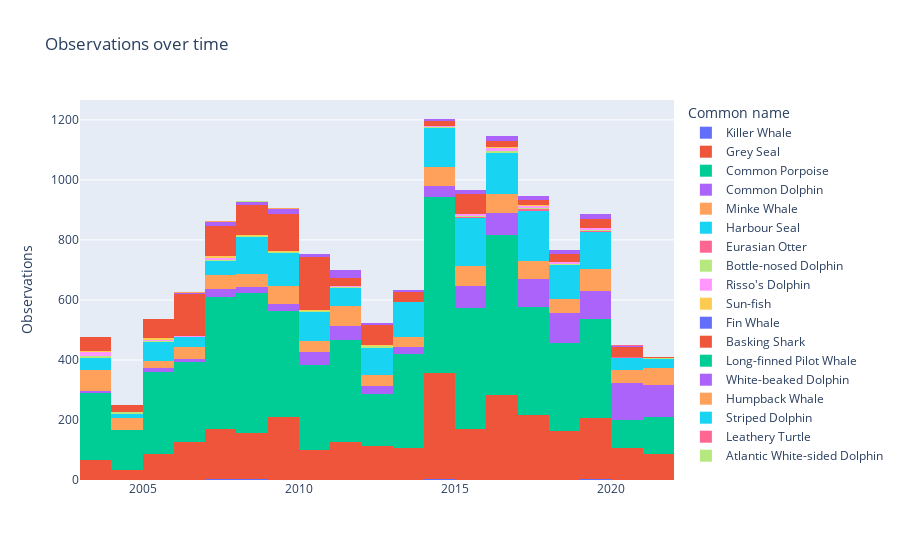

Notebook cell for this chart:
### Code cell
fig = px.histogram(dw, x='Date', nbins=20,text_auto=False, title="Observations over time", color='Common name')
fig.update_layout(yaxis_title='Observations', xaxis_title='')
fig.show()

### Figure 1 — Plotly figure (JSON) as saved in the notebook; plotly's stock layout.template omitted (floating-point values rounded to 4 significant figures; data arrays with more than 128 entries replaced by an {"elided": "..."} marker saying what was removed)
{"data": [{"alignmentgroup": "True", "bingroup": "x", "hovertemplate": "Common name=Killer Whale<br>Date=%{x}<br>count=%{y}<extra></extra>", "legendgroup": "Killer Whale", "marker": {"color": "#636efa", "pattern": {"shape": ""}}, "name": "Killer Whale", "nbinsx": 20, "offsetgroup": "Killer Whale", "orientation": "v", "showlegend": true, "type": "histogram", "x": ["2019-12-20T00:00:00", "2019-10-18T00:00:00", "2014-09-03T00:00:00", "2004-05-15T00:00:00", "2007-09-06T00:00:00", "2007-09-19T00:00:00", "2008-06-05T00:00:00", "2021-05-17T00:00:00", "2007-09-02T00:00:00", "2003-08-15T00:00:00", "2005-08-01T00:00:00", "2009-09-14T00:00:00", "2019-06-30T00:00:00", "2014-07-11T00:00:00", "2008-07-23T00:00:00", "2008-06-05T00:00:00", "2018-06-23T00:00:00", "2013-08-29T00:00:00", "2014-07-13T00:00:00", "2007-08-28T00:00:00", "2012-08-05T00:00:00"], "xaxis": "x", "yaxis": "y"}, {"alignmentgroup": "True", "bingroup": "x", "hovertemplate": "Common name=Grey Seal<br>Date=%{x}<br>count=%{y}<extra></extra>", "legendgroup": "Grey Seal", "marker": {"color": "#EF553B", "pattern": {"shape": ""}}, "name": "Grey Seal", "nbinsx": 20, "offsetgroup": "Grey Seal", "orientation": "v", "showlegend": true, "type": "histogram", "x": {"elided": "2860 str values"}, "xaxis": "x", "yaxis": "y"}, {"alignmentgroup": "True", "bingroup": "x", "hovertemplate": "Common name=Common Porpoise<br>Date=%{x}<br>count=%{y}<extra></extra>", "legendgroup": "Common Porpoise", "marker": {"color": "#00cc96", "pattern": {"shape": ""}}, "name": "Common Porpoise", "nbinsx": 20, "offsetgroup": "Common Porpoise", "orientation": "v", "showlegend": true, "type": "histogram", "x": {"elided": "5990 str values"}, "xaxis": "x", "yaxis": "y"}, {"alignmentgroup": "True", "bingroup": "x", "hovertemplate": "Common name=Common Dolphin<br>Date=%{x}<br>count=%{y}<extra></extra>", "legendgroup": "Common Dolphin", "marker": {"color": "#ab63fa", "pattern": {"shape": ""}}, "name": "Common Dolphin", "nbinsx": 20, "offsetgroup": "Common Dolphin", "orientation": "v", "showlegend": true, "type": "histogram", "x": {"elided": "934 str values"}, "xaxis": "x", "yaxis": "y"}, {"alignmentgroup": "True", "bingroup": "x", "hovertemplate": "Common name=Minke Whale<br>Date=%{x}<br>count=%{y}<extra></extra>", "legendgroup": "Minke Whale", "marker": {"color": "#FFA15A", "pattern": {"shape": ""}}, "name": "Minke Whale", "nbinsx": 20, "offsetgroup": "Minke Whale", "orientation": "v", "showlegend": true, "type": "histogram", "x": {"elided": "973 str values"}, "xaxis": "x", "yaxis": "y"}, {"alignmentgroup": "True", "bingroup": "x", "hovertemplate": "Common name=Harbour Seal<br>Date=%{x}<br>count=%{y}<extra></extra>", "legendgroup": "Harbour Seal", "marker": {"color": "#19d3f3", "pattern": {"shape": ""}}, "name": "Harbour Seal", "nbinsx": 20, "offsetgroup": "Harbour Seal", "orientation": "v", "showlegend": true, "type": "histogram", "x": {"elided": "1699 str values"}, "xaxis": "x", "yaxis": "y"}, {"alignmentgroup": "True", "bingroup": "x", "hovertemplate": "Common name=Eurasian Otter<br>Date=%{x}<br>count=%{y}<extra></extra>", "legendgroup": "Eurasian Otter", "marker": {"color": "#FF6692", "pattern": {"shape": ""}}, "name": "Eurasian Otter", "nbinsx": 20, "offsetgroup": "Eurasian Otter", "orientation": "v", "showlegend": true, "type": "histogram", "x": ["2020-02-25T00:00:00", "2017-04-03T00:00:00", "2016-10-13T00:00:00", "2015-09-11T00:00:00", "2017-06-18T00:00:00", "2017-07-03T00:00:00", "2017-05-29T00:00:00", "2015-09-10T00:00:00", "2015-08-25T00:00:00", "2019-09-09T00:00:00", "2017-09-25T00:00:00", "2017-08-16T00:00:00", "2015-07-09T00:00:00", "2016-07-19T00:00:00"], "xaxis": "x", "yaxis": "y"}, {"alignmentgroup": "True", "bingroup": "x", "hovertemplate": "Common name=Bottle-nosed Dolphin<br>Date=%{x}<br>count=%{y}<extra></extra>", "legendgroup": "Bottle-nosed Dolphin", "marker": {"color": "#B6E880", "pattern": {"shape": ""}}, "name": "Bottle-nosed Dolphin", "nbinsx": 20, "offsetgroup": "Bottle-nosed Dolphin", "orientation": "v", "showlegend": true, "type": "histogram", "x": ["2004-03-04T00:00:00", "2004-04-12T00:00:00", "2003-04-07T00:00:00", "2010-04-13T00:00:00", "2019-04-22T00:00:00", "2016-04-29T00:00:00", "2003-04-07T00:00:00", "2010-04-13T00:00:00", "2017-06-23T00:00:00", "2018-06-28T00:00:00", "2012-06-03T00:00:00", "2007-07-30T00:00:00", "2018-08-20T00:00:00", "2010-05-04T00:00:00", "2008-06-08T00:00:00", "2018-07-08T00:00:00", "2019-05-21T00:00:00", "2015-09-23T00:00:00", "2005-07-20T00:00:00", "2015-09-10T00:00:00", "2012-09-27T00:00:00", "2018-05-07T00:00:00", "2011-07-28T00:00:00", "2009-08-09T00:00:00", "2007-06-08T00:00:00", "2007-05-13T00:00:00", "2015-05-28T00:00:00", "2011-05-22T00:00:00", "2009-05-08T00:00:00", "2016-05-10T00:00:00", "2003-05-15T00:00:00", "2017-05-16T00:00:00", "2015-05-30T00:00:00", "2005-08-19T00:00:00", "2003-06-12T00:00:00", "2012-06-01T00:00:00", "2006-09-25T00:00:00", "2003-06-11T00:00:00", "2019-06-04T00:00:00", "2021-07-26T00:00:00", "2016-07-12T00:00:00", "2009-06-29T00:00:00", "2004-07-07T00:00:00", "2006-09-27T00:00:00", "2009-09-14T00:00:00", "2004-07-08T00:00:00", "2006-08-04T00:00:00", "2005-07-22T00:00:00", "2016-07-12T00:00:00", "2017-07-13T00:00:00", "2008-09-20T00:00:00", "2019-07-24T00:00:00", "2004-06-27T00:00:00", "2008-06-07T00:00:00", "2003-07-04T00:00:00", "2012-08-10T00:00:00", "2014-07-24T00:00:00", "2016-07-06T00:00:00", "2007-08-16T00:00:00", "2003-07-02T00:00:00", "2021-08-19T00:00:00", "2010-08-30T00:00:00", "2003-07-04T00:00:00", "2016-08-20T00:00:00", "2016-08-25T00:00:00"], "xaxis": "x", "yaxis": "y"}, {"alignmentgroup": "True", "bingroup": "x", "hovertemplate": "Common name=Risso's Dolphin<br>Date=%{x}<br>count=%{y}<extra></extra>", "legendgroup": "Risso's Dolphin", "marker": {"color": "#FF97FF", "pattern": {"shape": ""}}, "name": "Risso's Dolphin", "nbinsx": 20, "offsetgroup": "Risso's Dolphin", "orientation": "v", "showlegend": true, "type": "histogram", "x": ["2011-04-30T00:00:00", "2018-04-29T00:00:00", "2011-04-28T00:00:00", "2015-06-21T00:00:00", "2019-05-21T00:00:00", "2003-09-16T00:00:00", "2005-06-24T00:00:00", "2005-07-16T00:00:00", "2003-08-15T00:00:00", "2018-07-07T00:00:00", "2018-07-05T00:00:00", "2015-07-06T00:00:00", "2003-08-08T00:00:00", "2020-09-18T00:00:00", "2017-07-05T00:00:00", "2003-08-15T00:00:00", "2017-07-06T00:00:00", "2016-09-04T00:00:00", "2007-09-07T00:00:00", "2003-09-01T00:00:00", "2017-09-26T00:00:00", "2003-09-03T00:00:00", "2003-09-12T00:00:00", "2014-07-11T00:00:00", "2016-09-04T00:00:00", "2017-09-06T00:00:00", "2007-08-08T00:00:00", "2017-09-05T00:00:00", "2016-07-28T00:00:00", "2019-09-17T00:00:00", "2007-08-05T00:00:00", "2016-09-04T00:00:00", "2012-08-21T00:00:00", "2016-06-23T00:00:00", "2007-06-07T00:00:00", "2016-05-27T00:00:00", "2005-08-08T00:00:00", "2008-06-07T00:00:00", "2016-06-23T00:00:00", "2003-08-15T00:00:00", "2018-09-21T00:00:00", "2018-06-10T00:00:00", "2014-07-25T00:00:00", "2005-09-11T00:00:00", "2006-06-07T00:00:00", "2018-06-11T00:00:00", "2017-09-26T00:00:00", "2005-08-31T00:00:00", "2003-09-01T00:00:00", "2004-08-09T00:00:00", "2012-06-11T00:00:00", "2019-07-29T00:00:00", "2007-07-22T00:00:00", "2003-07-05T00:00:00", "2017-09-25T00:00:00", "2003-09-01T00:00:00", "2003-07-18T00:00:00", "2019-06-29T00:00:00", "2016-06-12T00:00:00", "2015-08-13T00:00:00", "2007-08-08T00:00:00", "2019-06-28T00:00:00", "2017-09-25T00:00:00", "2009-06-25T00:00:00", "2018-09-08T00:00:00", "2013-09-25T00:00:00", "2015-07-03T00:00:00", "2019-07-29T00:00:00", "2018-07-23T00:00:00", "2019-07-29T00:00:00", "2003-08-15T00:00:00", "2006-07-20T00:00:00", "2021-08-24T00:00:00", "2016-07-20T00:00:00", "2019-08-30T00:00:00", "2014-07-24T00:00:00", "2014-07-24T00:00:00", "2003-08-12T00:00:00", "2015-08-24T00:00:00"], "xaxis": "x", "yaxis": "y"}, {"alignmentgroup": "True", "bingroup": "x", "hovertemplate": "Common name=Sun-fish<br>Date=%{x}<br>count=%{y}<extra></extra>", "legendgroup": "Sun-fish", "marker": {"color": "#FECB52", "pattern": {"shape": ""}}, "name": "Sun-fish", "nbinsx": 20, "offsetgroup": "Sun-fish", "orientation": "v", "showlegend": true, "type": "histogram", "x": ["2011-04-30T00:00:00", "2009-05-22T00:00:00", "2012-08-24T00:00:00", "2005-08-25T00:00:00", "2003-08-15T00:00:00", "2010-08-05T00:00:00", "2014-09-28T00:00:00", "2008-09-03T00:00:00", "2007-08-09T00:00:00", "2007-08-23T00:00:00", "2007-09-06T00:00:00", "2007-09-02T00:00:00", "2008-08-30T00:00:00", "2005-08-13T00:00:00", "2016-08-21T00:00:00", "2005-08-22T00:00:00", "2005-08-25T00:00:00", "2015-08-08T00:00:00", "2016-08-22T00:00:00", "2007-08-23T00:00:00", "2012-08-20T00:00:00", "2008-09-02T00:00:00", "2017-06-19T00:00:00", "2004-08-14T00:00:00", "2017-09-21T00:00:00", "2009-08-09T00:00:00", "2006-08-14T00:00:00", "2005-08-25T00:00:00", "2005-08-25T00:00:00", "2003-07-22T00:00:00", "2010-08-27T00:00:00", "2011-08-13T00:00:00", "2010-08-05T00:00:00", "2005-08-13T00:00:00"], "xaxis": "x", "yaxis": "y"}, {"alignmentgroup": "True", "bingroup": "x", "hovertemplate": "Common name=Fin Whale<br>Date=%{x}<br>count=%{y}<extra></extra>", "legendgroup": "Fin Whale", "marker": {"color": "#636efa", "pattern": {"shape": ""}}, "name": "Fin Whale", "nbinsx": 20, "offsetgroup": "Fin Whale", "orientation": "v", "showlegend": true, "type": "histogram", "x": ["2011-04-27T00:00:00", "2008-09-17T00:00:00"], "xaxis": "x", "yaxis": "y"}, {"alignmentgroup": "True", "bingroup": "x", "hovertemplate": "Common name=Basking Shark<br>Date=%{x}<br>count=%{y}<extra></extra>", "legendgroup": "Basking Shark", "marker": {"color": "#EF553B", "pattern": {"shape": ""}}, "name": "Basking Shark", "nbinsx": 20, "offsetgroup": "Basking Shark", "orientation": "v", "showlegend": true, "type": "histogram", "x": {"elided": "1103 str values"}, "xaxis": "x", "yaxis": "y"}, {"alignmentgroup": "True", "bingroup": "x", "hovertemplate": "Common name=Long-finned Pilot Whale<br>Date=%{x}<br>count=%{y}<extra></extra>", "legendgroup": "Long-finned Pilot Whale", "marker": {"color": "#00cc96", "pattern": {"shape": ""}}, "name": "Long-finned Pilot Whale", "nbinsx": 20, "offsetgroup": "Long-finned Pilot Whale", "orientation": "v", "showlegend": true, "type": "histogram", "x": ["2018-10-01T00:00:00", "2004-05-11T00:00:00"], "xaxis": "x", "yaxis": "y"}, {"alignmentgroup": "True", "bingroup": "x", "hovertemplate": "Common name=White-beaked Dolphin<br>Date=%{x}<br>count=%{y}<extra></extra>", "legendgroup": "White-beaked Dolphin", "marker": {"color": "#ab63fa", "pattern": {"shape": ""}}, "name": "White-beaked Dolphin", "nbinsx": 20, "offsetgroup": "White-beaked Dolphin", "orientation": "v", "showlegend": true, "type": "histogram", "x": {"elided": "184 str values"}, "xaxis": "x", "yaxis": "y"}, {"alignmentgroup": "True", "bingroup": "x", "hovertemplate": "Common name=Humpback Whale<br>Date=%{x}<br>count=%{y}<extra></extra>", "legendgroup": "Humpback Whale", "marker": {"color": "#FFA15A", "pattern": {"shape": ""}}, "name": "Humpback Whale", "nbinsx": 20, "offsetgroup": "Humpback Whale", "orientation": "v", "showlegend": true, "type": "histogram", "x": ["2016-06-23T00:00:00", "2017-07-14T00:00:00", "2006-07-29T00:00:00", "2007-08-11T00:00:00", "2009-06-29T00:00:00", "2016-06-24T00:00:00"], "xaxis": "x", "yaxis": "y"}, {"alignmentgroup": "True", "bingroup": "x", "hovertemplate": "Common name=Striped Dolphin<br>Date=%{x}<br>count=%{y}<extra></extra>", "legendgroup": "Striped Dolphin", "marker": {"color": "#19d3f3", "pattern": {"shape": ""}}, "name": "Striped Dolphin", "nbinsx": 20, "offsetgroup": "Striped Dolphin", "orientation": "v", "showlegend": true, "type": "histogram", "x": ["2003-08-09T00:00:00"], "xaxis": "x", "yaxis": "y"}, {"alignmentgroup": "True", "bingroup": "x", "hovertemplate": "Common name=Leathery Turtle<br>Date=%{x}<br>count=%{y}<extra></extra>", "legendgroup": "Leathery Turtle", "marker": {"color": "#FF6692", "pattern": {"shape": ""}}, "name": "Leathery Turtle", "nbinsx": 20, "offsetgroup": "Leathery Turtle", "orientation": "v", "showlegend": true, "type": "histogram", "x": ["2020-09-06T00:00:00", "2011-06-05T00:00:00"], "xaxis": "x", "yaxis": "y"}, {"alignmentgroup": "True", "bingroup": "x", "hovertemplate": "Common name=Atlantic White-sided Dolphin<br>Date=%{x}<br>count=%{y}<extra></extra>", "legendgroup": "Atlantic White-sided Dolphin", "marker": {"color": "#B6E880", "pattern": {"shape": ""}}, "name": "Atlantic White-sided Dolphin", "nbinsx": 20, "offsetgroup": "Atlantic White-sided Dolphin", "orientation": "v", "showlegend": true, "type": "histogram", "x": ["2009-06-01T00:00:00", "2008-08-02T00:00:00", "2008-08-02T00:00:00", "2008-07-27T00:00:00"], "xaxis": "x", "yaxis": "y"}], "layout": {"barmode": "relative", "legend": {"title": {"text": "Common name"}, "tracegroupgap": 0}, "title": {"text": "Observations over time"}, "xaxis": {"anchor": "y", "domain": [0, 1], "title": {"text": ""}}, "yaxis": {"anchor": "x", "domain": [0, 1], "title": {"text": "Observations"}}}}
